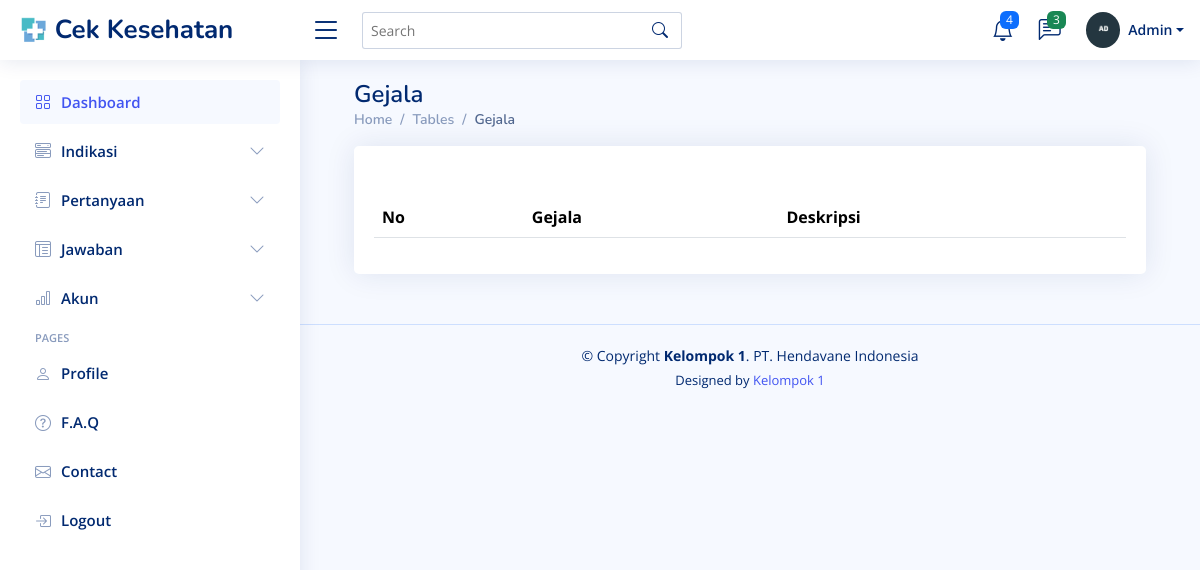
/admin/index.php?url=gejala, run on an earlier commit of the app's database.
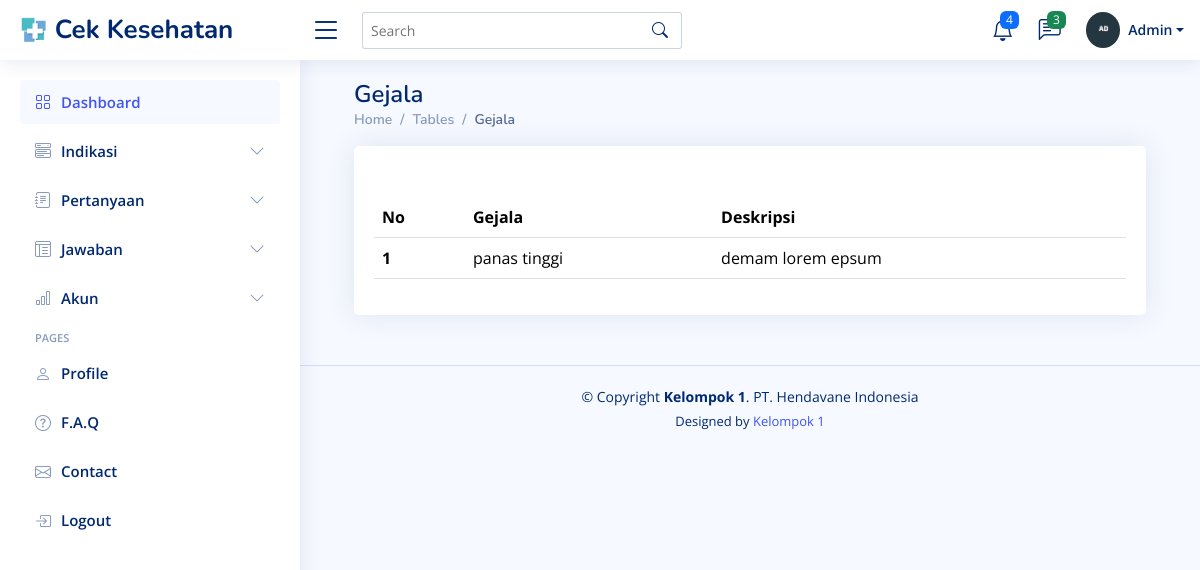
And on a later commit of the database.
### tables this page shows
CREATE TABLE `pertanyaan` (
  `id` int(11) NOT NULL,
  `gejala` varchar(45) DEFAULT NULL,
  `keluhan` varchar(45) DEFAULT NULL,
  `deskripsi` varchar(255) DEFAULT NULL,
  `user_id` int(11) NOT NULL,
  `kategori_id` int(11) NOT NULL,
  `jawaban` varchar(225) DEFAULT NULL
);

### admin/models/Gejala.php (called while the page is built)
<?php
class Gejala{
    private $koneksi;
    public function __construct(){
        global $dbh;
        $this->koneksi = $dbh;
    }
    public function dataGejala(){
    $sql = "SELECT p.id, p.gejala, p.deskripsi
    FROM pertanyaan p;";
    $ps = $this->koneksi->prepare($sql);
    $ps->execute();
    $rs = $ps->fetchAll();
    return $rs;
}
}
?>

### admin/Gejala.php (the view, shortened to what this page needs)
<?php
$model = new Gejala();
$data_gejala = $model->dataGejala();
?>
<main id="main" class="main">
  <div class="pagetitle">
    <h1>Gejala</h1>
    <nav>
      <ol class="breadcrumb">
        <li class="breadcrumb-item"><a href="index.html">Home</a></li>
        <li class="breadcrumb-item">Tables</li>
        <li class="breadcrumb-item active">Gejala</li>
      </ol>
    </nav>
  </div>
  <section class="section">
    <div class="row">
      <div class="col-lg-12">
        <div class="card">
          <div class="card-body">
            <h5 class="card-title"></h5>
            <table class="table datatable">
              <thead>
                <tr>
                  <th scope="col">No</th>
                  <th scope="col">Gejala</th>
                  <th scope="col">Deskripsi</th>
                </tr>
              </thead>
              <tbody>
                <?php
                $no = 1;
                foreach ($data_gejala as $gejala) {
                ?>
                  <tr>
                    <th scope="row"><?= $no ?></th>
                    <td><?= $gejala['gejala'] ?></td>
                    <td><?= $gejala['deskripsi'] ?></td>
                  </tr>
                <?php
                  $no++;
                }
                ?>
              </tbody>
            </table>
          </div>
        </div>
      </div>
    </div>
  </section>
</main>

What changed in the data, as far as the page shows it:
added pertanyaan: gejala "panas tinggi", deskripsi "demam lorem epsum"
